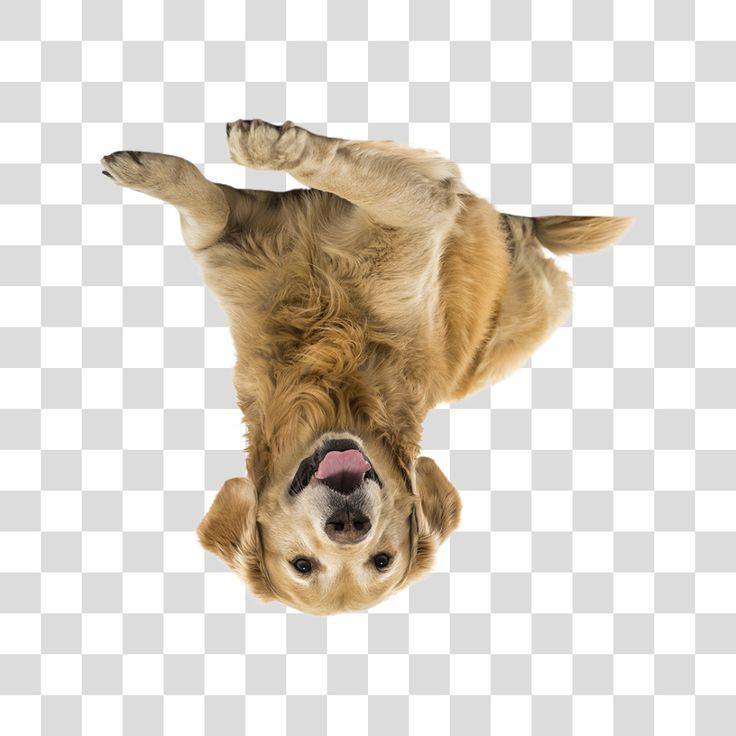
#> input picture Cachorro_Golden.jpeg, 736 x 736 px
$ python Aula_12_arquivo1.py
#> lines starting #> are read from the running program, lines starting #| are printed output that depends on the picture
import cv2
import numpy as np
import matplotlib.pyplot as plt

# print(sum([4, 3, 1]))
#
# string = 'sum'
#
# print(string)
#
# print(eval(string))
#
# funcaoS = eval(string)
#
# print(funcaoS([5, 6, 2]))

golden = cv2.imread('Cachorro_Golden.jpeg')
#> golden is the input picture: shape (736, 736, 3); mean B, G, R 203.8, 213.2, 220.4

golden = cv2.cvtColor(golden, cv2.COLOR_BGR2RGB)

# plt.imshow(golden)
#
# plt.show()

rosto_golden = cv2.imread('golden_rosto.jpeg')
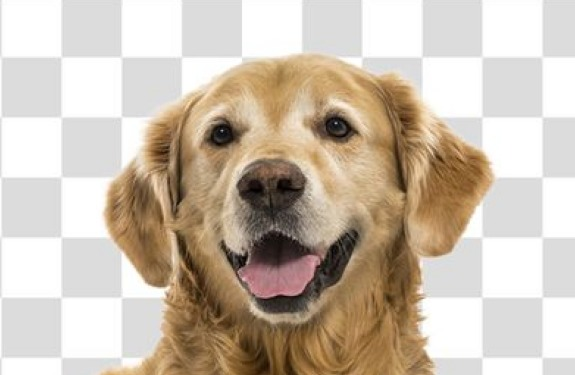
#> input picture golden_rosto.jpeg, 575 x 375 px
#> rosto_golden is the input picture: shape (375, 575, 3); mean B, G, R 175.2, 190.3, 203.2

rosto_golden = cv2.cvtColor(rosto_golden, cv2.COLOR_BGR2RGB)

# plt.imshow(rosto_golden)
#
# plt.show()

methods = ['cv2.TM_CCOEFF', 'cv2.TM_CCOEFF_NORMED', 'cv2.TM_CCORR',
            'cv2.TM_CCORR_NORMED', 'cv2.TM_SQDIFF', 'cv2.TM_SQDIFF_NORMED']

# print(golden.shape)
#
# print(rosto_golden.shape)

meu_metodo = eval('cv2.TM_CCOEFF_NORMED')
res = cv2.matchTemplate(golden, rosto_golden, meu_metodo)
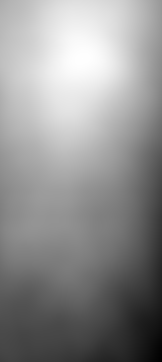
#> res: shape (362, 162) float32; min -0.0476, max 0.678, mean 0.364; drawn with min black and max white

# plt.imshow(res)
#
# plt.show()

for m in methods:
    # criar cópia da imagem
    copia_golden = golden.copy()

    method = eval(m)

    # Template Matching
    res = cv2.matchTemplate(copia_golden, rosto_golden, method)

    # Pegar os valores mínimos e máximos, assim como as localizações mínimas e máximas
    min_val, max_val, min_loc, max_loc = cv2.minMaxLoc(res)

    if method in [cv2.TM_SQDIFF, cv2.TM_SQDIFF_NORMED]:
        top_esquerdo = min_loc #(x, y)

    else:
        top_esquerdo = max_loc

    # Definir a forma do retangulo
    altura, largura, canais = rosto_golden.shape

    base_direita = (top_esquerdo[0] + largura, top_esquerdo[1] + altura)

    cv2.rectangle(golden, top_esquerdo, base_direita, (255, 0, 0), 20)

    #Apresentar as imagens
    plt.subplot(121)
    plt.imshow(res)
    plt.title('Mapa de Calor')

    plt.subplot(122)
    plt.imshow(golden)
    plt.title('Detecção')

    #Nome do método
    plt.suptitle(m)
    plt.show()
    print('\n')
#> this loop made 6 passes
#> (min_val, max_val, min_loc, top_esquerdo, base_direita) on passes 1 to 4: (-111924576, 1.74e+09, (161, 361), (82, 60), (657, 435)), (-0.0809, 0.494, (161, 361), (78, 71), (653, 446)), (2.16e+10, 2.48e+10, (161, 189), (0, 361), (575, 736)), (0.856, 0.906, (69, 351), (69, 82), (644, 457))
#> (min_val, max_val, max_loc, top_esquerdo, base_direita) on passes 5 to 6: (5.53e+09, 8.3e+09, (67, 351), (71, 93), (646, 468)), (0.251, 0.327, (68, 351), (69, 104), (644, 479))
#> pass 1, `plt.show()`:
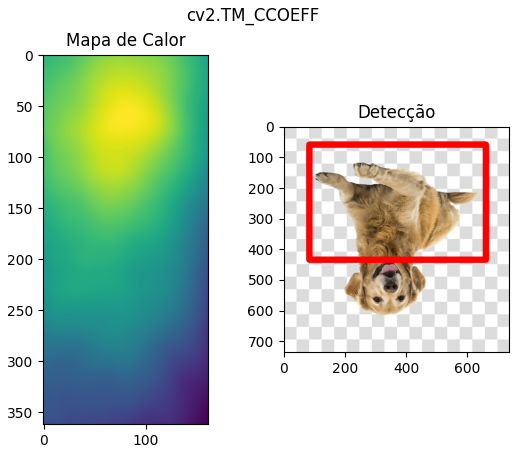
#> figure drawn by matplotlib, 2 panels
#> pass 2, `res = cv2.matchTemplate(copia_golden, rosto_golden, method)`:
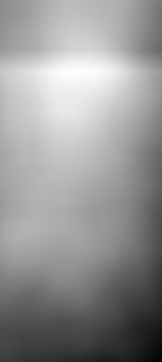
#> res: shape (362, 162) float32; min -0.0809, max 0.494, mean 0.255; drawn with min black and max white
#> after the loop:
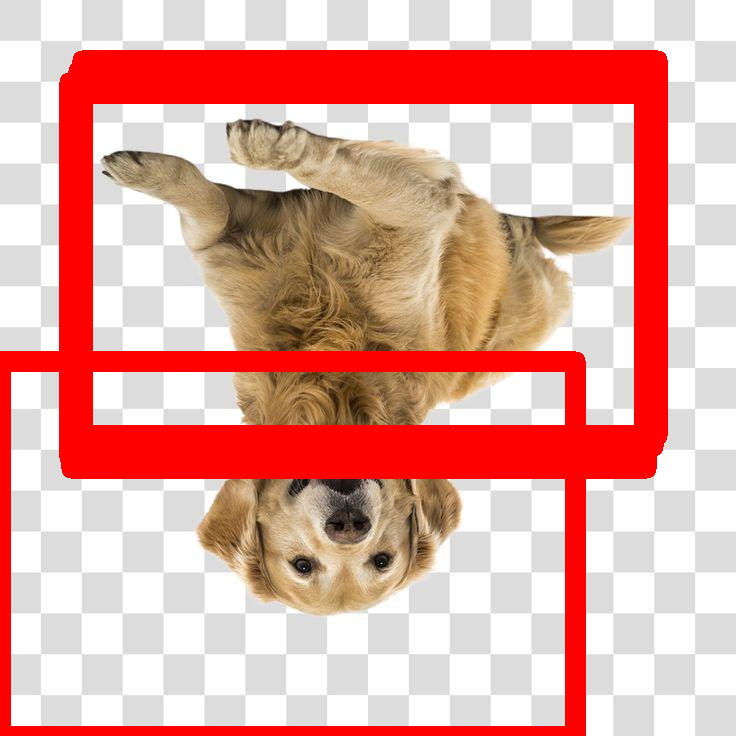
#> copia_golden: shape (736, 736, 3); mean R, G, B 226.7, 166.7, 158.4
#> after the loop:
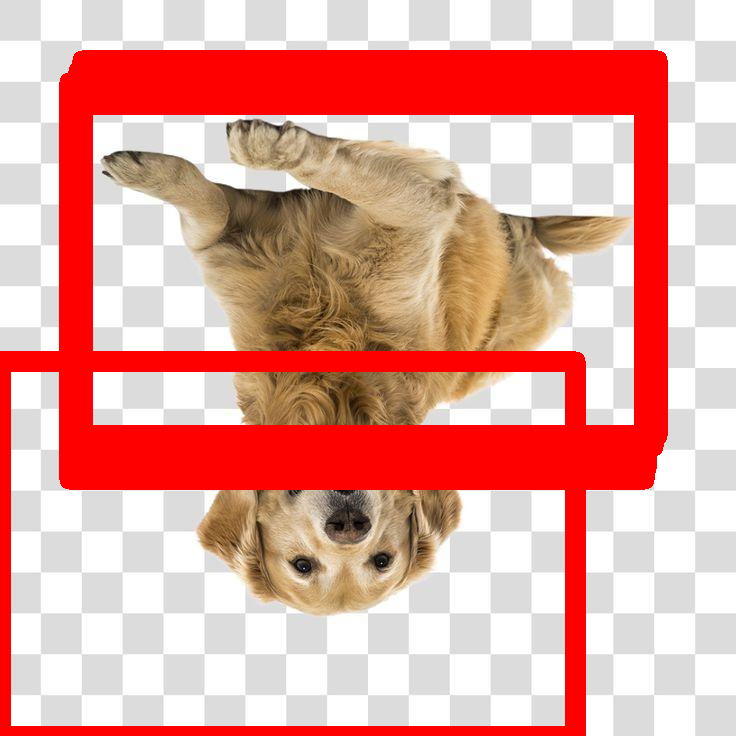
#> golden: shape (736, 736, 3); mean R, G, B 227.7, 161.9, 153.7
#> after the loop:
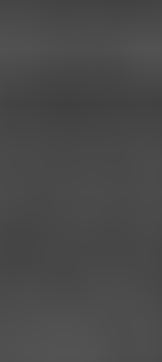
#> res: shape (362, 162) float32; min 0.251, max 0.327, mean 0.289
